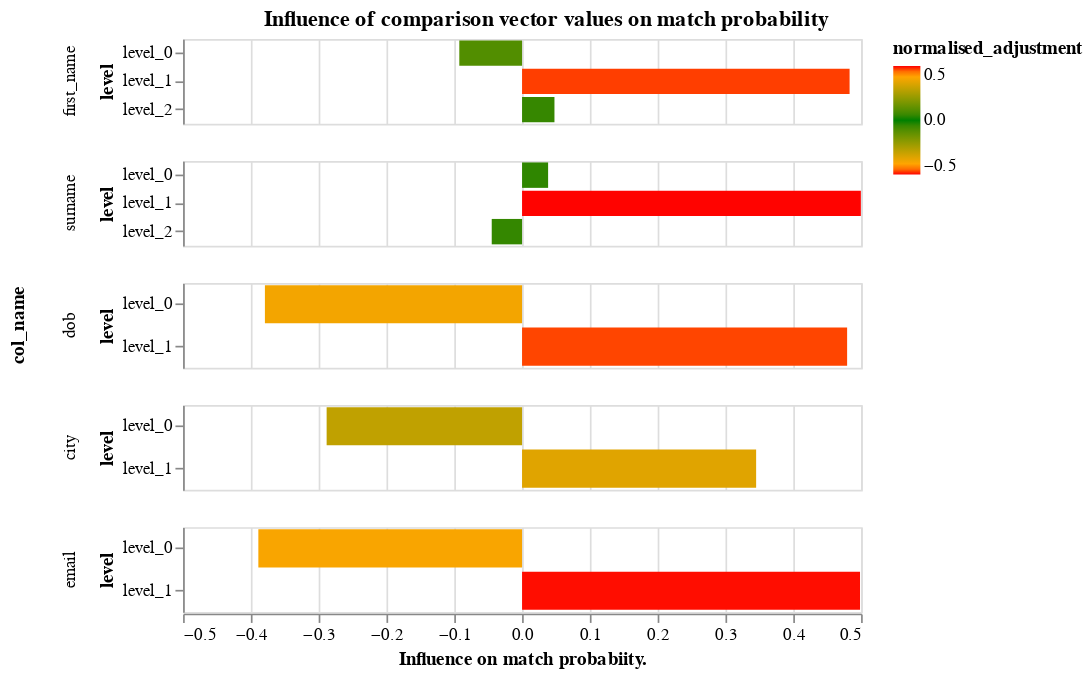

The code cell stored with this chart in its notebook:
### Markdown cell above
An alternative representation of the parameters displays them in terms of the effect different values in the comparison vectors have on the match probability:

### Code cell
params.adjustment_factor_chart()

### Figure 1 — Vega-Lite specification as saved in the notebook (floating-point values rounded to 4 significant figures)
{"$schema": "https://vega.github.io/schema/vega-lite/v3.4.0.json", "config": {"mark": {"tooltip": null}, "title": {"anchor": "middle"}, "view": {"height": 300, "width": 400}}, "data": {"name": "data-07220e28353f18e7fde8ffdc4f572d2c"}, "datasets": {"data-07220e28353f18e7fde8ffdc4f572d2c": [{"adjustment": 0.4074, "col_name": "first_name", "level": "level_0", "m": 0.3643, "normalised_adjustment": -0.09256, "u": 0.5298}, {"adjustment": 0.9831, "col_name": "first_name", "level": "level_1", "m": 0.06755, "normalised_adjustment": 0.4831, "u": 0.001162}, {"adjustment": 0.5478, "col_name": "first_name", "level": "level_2", "m": 0.5682, "normalised_adjustment": 0.04778, "u": 0.4691}, {"adjustment": 0.5384, "col_name": "surname", "level": "level_0", "m": 0.378, "normalised_adjustment": 0.03843, "u": 0.3241}, {"adjustment": 0.9997, "col_name": "surname", "level": "level_1", "m": 0.0571, "normalised_adjustment": 0.4997, "u": 1.756e-05}, {"adjustment": 0.4553, "col_name": "surname", "level": "level_2", "m": 0.5649, "normalised_adjustment": -0.04474, "u": 0.6759}, {"adjustment": 0.1207, "col_name": "dob", "level": "level_0", "m": 0.1348, "normalised_adjustment": -0.3793, "u": 0.9818}, {"adjustment": 0.9794, "col_name": "dob", "level": "level_1", "m": 0.8652, "normalised_adjustment": 0.4794, "u": 0.01816}, {"adjustment": 0.2118, "col_name": "city", "level": "level_0", "m": 0.2308, "normalised_adjustment": -0.2882, "u": 0.8592}, {"adjustment": 0.8452, "col_name": "city", "level": "level_1", "m": 0.7692, "normalised_adjustment": 0.3452, "u": 0.1408}, {"adjustment": 0.111, "col_name": "email", "level": "level_0", "m": 0.1247, "normalised_adjustment": -0.389, "u": 0.9987}, {"adjustment": 0.9985, "col_name": "email", "level": "level_1", "m": 0.8753, "normalised_adjustment": 0.4985, "u": 0.001349}]}, "encoding": {"color": {"field": "normalised_adjustment", "scale": {"domain": [-0.5, -0.4, 0, 0.4, 0.5], "range": ["red", "orange", "green", "orange", "red"]}, "type": "quantitative"}, "row": {"field": "col_name", "sort": {"field": "gamma"}, "type": "nominal"}, "tooltip": [{"field": "col_name", "type": "nominal"}, {"field": "normalised_adjustment", "type": "quantitative"}], "x": {"axis": {"title": "Influence on match probabiity."}, "field": "normalised_adjustment", "scale": {"domain": [-0.5, 0.5]}, "type": "quantitative"}, "y": {"field": "level", "type": "nominal"}}, "height": 50, "mark": "bar", "resolve": {"scale": {"y": "independent"}}, "title": "Influence of comparison vector values on match probability"}
